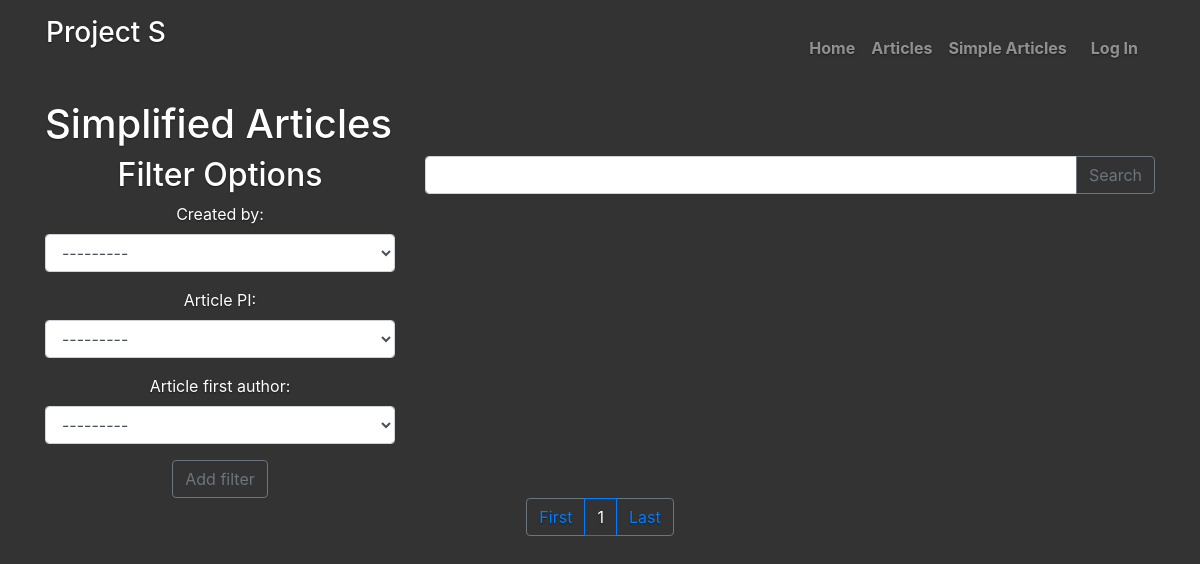
The app's page /articles/new_simple_articles, older data.
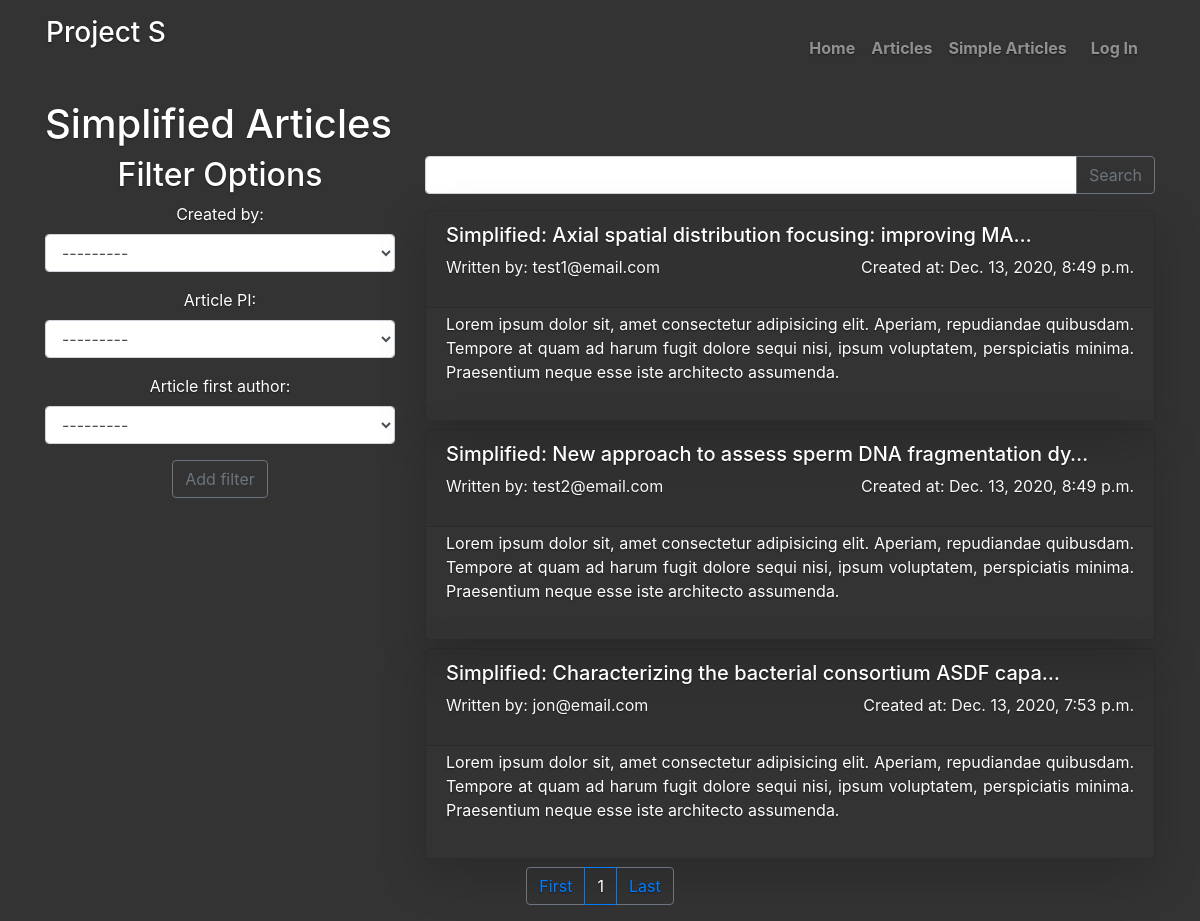
The same page, newer data.
### Articles/models.py (models this page shows, shortened)
class Simple_article (models.Model):
    article = models.ForeignKey(Article, on_delete=models.CASCADE, related_name='s_article')
    PI_verified = models.BooleanField(default = False)
    FA_verified = models.BooleanField(default = False)
    created_at = models.DateTimeField(auto_now_add=True)
    created_by = models.ForeignKey(settings.AUTH_USER_MODEL, on_delete = models.CASCADE)
    updated_at = models.DateTimeField(auto_now=True)
    simple_text = RichTextField(blank = True, null=True)

class Article (models.Model):
    name = models.CharField(max_length = 255)
    link = models.URLField()
    PI = models.ForeignKey(settings.AUTH_USER_MODEL, on_delete= models.CASCADE, related_name='article_PI')
    first_author = models.ForeignKey(settings.AUTH_USER_MODEL, on_delete= models.CASCADE, related_name='article_FA')
    article_text = RichTextField(blank = True, null=True)
    reviewers = models.ManyToManyField(settings.AUTH_USER_MODEL, related_name='can_review')
    approvers = models.ManyToManyField(settings.AUTH_USER_MODEL, related_name='can_approve')

### Accounts/models.py (models this page shows, shortened)
class User(AbstractUser):
    class UserType(models.TextChoices):
        PI = 'PI', ('Principal Investigator')
        Grads = 'Grads', ('Graduate Student')
        Undergrad = 'Undergrad', ('Undergrad')
    username = models.CharField(max_length=50)
    email = models.EmailField(unique=True)
    type = models.CharField(max_length = 150, choices = UserType.choices, default = UserType.Undergrad)
    USERNAME_FIELD = 'email'
    REQUIRED_FIELDS = ['username', 'type']
    objects = CustomUserManager()

### Articles/views.py (the view)
# urls.py: path('new_simple_articles', views.NewSimpleArticles.as_view(), name = 'New_simple_articles'),
class NewSimpleArticles(ListView):
    model = Simple_article
    template_name = 'new_simple_articles.html'
    context_object_name = 'new_simples'
    paginate_by = 5
    def get_context_data(self, **kwargs):
        context = super().get_context_data(**kwargs)
        context['filter'] = SimpleArticleFilter()
        return context
    def get_queryset(self, *args, **kwargs):
        queryset = Simple_article.objects.order_by('-created_at')
        myfilter = SimpleArticleFilter(self.request.GET,  queryset = queryset)
        filtered_queryset = myfilter.qs
        return filtered_queryset

### templates/new_simple_articles.html
{% extends 'base.html' %}
{% load widget_tweaks %}
{% block content %}
<div class="container">
    <h1 class="text-justify"> Simplified Articles </h1>
</div>
<form method="get">
<div class="container">
    <div class="row">
        <div class="col-4 bg-transparent">
            <h2> Filter Options </h2>
                {% include 'includes/simple_filter.html' %}
                <button class="btn btn-outline-secondary" type="submit"> Add filter </button>
        </div>
        <div class="col-8">
            <div class="input-group mb-3">
                {% render_field filter.form.article__name class="form-control" %}
                <div class="input-group-append">
                    <button class="btn btn-outline-secondary" type="submit"> Search </button>
                </div>
            </div>
            {% for article in new_simples %}
            <div class="card bg-transparent mb-2 shadow-lg rounded" style="max-height: 15rem;">
                <div class="card-header text-justify">
                    <h5><a href="{% url 'Simple_article_detail' article.pk %}"> Simplified: {{article.article.name | truncatechars:50}}</a></h5>
                    <div class="d-flex justify-content-between">
                        <p class="text-light">
                            Written by: {{article.created_by}}
                        </p>
                        <p class="text-light">
                           Created at: {{article.created_at}}
                        </p>
                    </div>
                </div>
                <div class="card-body pt-1">
                    <div class="card-text text-justify ">
                        <p>Lorem ipsum dolor sit, amet consectetur adipisicing elit. Aperiam, repudiandae quibusdam. Tempore at quam ad harum fugit dolore sequi nisi, ipsum voluptatem, perspiciatis minima. Praesentium neque esse iste architecto assumenda.</p>
                    </div>
                </div>
            </div>
            {% endfor %}
        </div>
    </div>
</div>
</form>
{% include 'includes/paginator.html' %}
{% endblock content %}

Row changes from the older to the newer data that the page shows:
added Simple_article: article.name "Axial spatial distribution focusing: improving MA…", created_by "test1@email.com", created_at "Dec. 13, 2020, 8:49 p.m."
added Simple_article: article.name "New approach to assess sperm DNA fragmentation dy…", created_by "test2@email.com", created_at "Dec. 13, 2020, 8:49 p.m."
added Simple_article: article.name "Characterizing the bacterial consortium ASDF capa…", created_by "jon@email.com", created_at "Dec. 13, 2020, 7:53 p.m."
